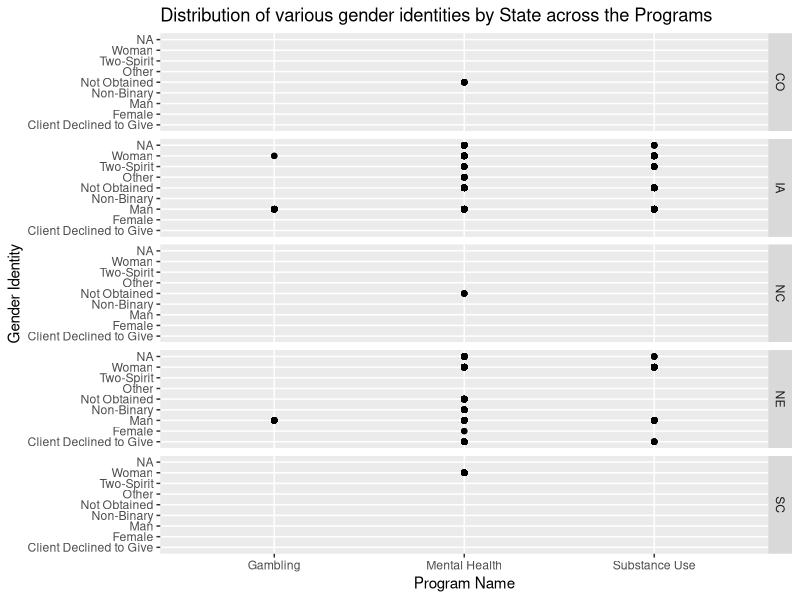

This figure's R source:
library(ggplot2)

hfsData <- read.csv("HFS Service Data.csv")
ggplot(hfsData, aes(program_name, gender_identity)) + 
  ggtitle("Distribution of various gender identities by State across the Programs") +
  xlab("Program Name") + 
  ylab("Gender Identity") +
  geom_point() + 
  facet_grid(rows = vars(state))


  